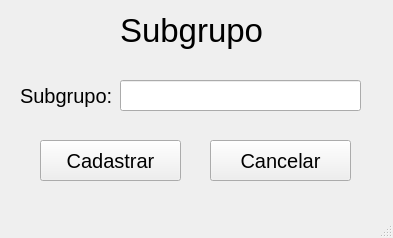
<?xml version="1.0" encoding="UTF-8"?>
<ui version="4.0">
 <class>MainWindow</class>
 <widget class="QMainWindow" name="MainWindow">
  <property name="geometry">
   <rect>
    <x>0</x>
    <y>0</y>
    <width>393</width>
    <height>238</height>
   </rect>
  </property>
  <property name="windowTitle">
   <string>MainWindow</string>
  </property>
  <widget class="QWidget" name="centralwidget">
   <widget class="QLabel" name="txtSubgrupo">
    <property name="geometry">
     <rect>
      <x>120</x>
      <y>10</y>
      <width>151</width>
      <height>41</height>
     </rect>
    </property>
    <property name="font">
     <font>
      <pointsize>25</pointsize>
     </font>
    </property>
    <property name="text">
     <string>Subgrupo</string>
    </property>
   </widget>
   <widget class="QLineEdit" name="edtSubgrupo">
    <property name="geometry">
     <rect>
      <x>120</x>
      <y>80</y>
      <width>241</width>
      <height>31</height>
     </rect>
    </property>
   </widget>
   <widget class="QPushButton" name="btnCancelar">
    <property name="geometry">
     <rect>
      <x>210</x>
      <y>140</y>
      <width>141</width>
      <height>41</height>
     </rect>
    </property>
    <property name="font">
     <font>
      <pointsize>15</pointsize>
     </font>
    </property>
    <property name="text">
     <string>Cancelar</string>
    </property>
   </widget>
   <widget class="QLabel" name="txtSubgrupo_2">
    <property name="geometry">
     <rect>
      <x>20</x>
      <y>80</y>
      <width>111</width>
      <height>31</height>
     </rect>
    </property>
    <property name="font">
     <font>
      <pointsize>15</pointsize>
     </font>
    </property>
    <property name="text">
     <string>Subgrupo:</string>
    </property>
   </widget>
   <widget class="QPushButton" name="btnCadastrar">
    <property name="geometry">
     <rect>
      <x>40</x>
      <y>140</y>
      <width>141</width>
      <height>41</height>
     </rect>
    </property>
    <property name="font">
     <font>
      <pointsize>15</pointsize>
     </font>
    </property>
    <property name="text">
     <string>Cadastrar</string>
    </property>
   </widget>
  </widget>
  <widget class="QMenuBar" name="menubar">
   <property name="geometry">
    <rect>
     <x>0</x>
     <y>0</y>
     <width>393</width>
     <height>21</height>
    </rect>
   </property>
  </widget>
  <widget class="QStatusBar" name="statusbar"/>
 </widget>
 <resources/>
 <connections/>
</ui>
